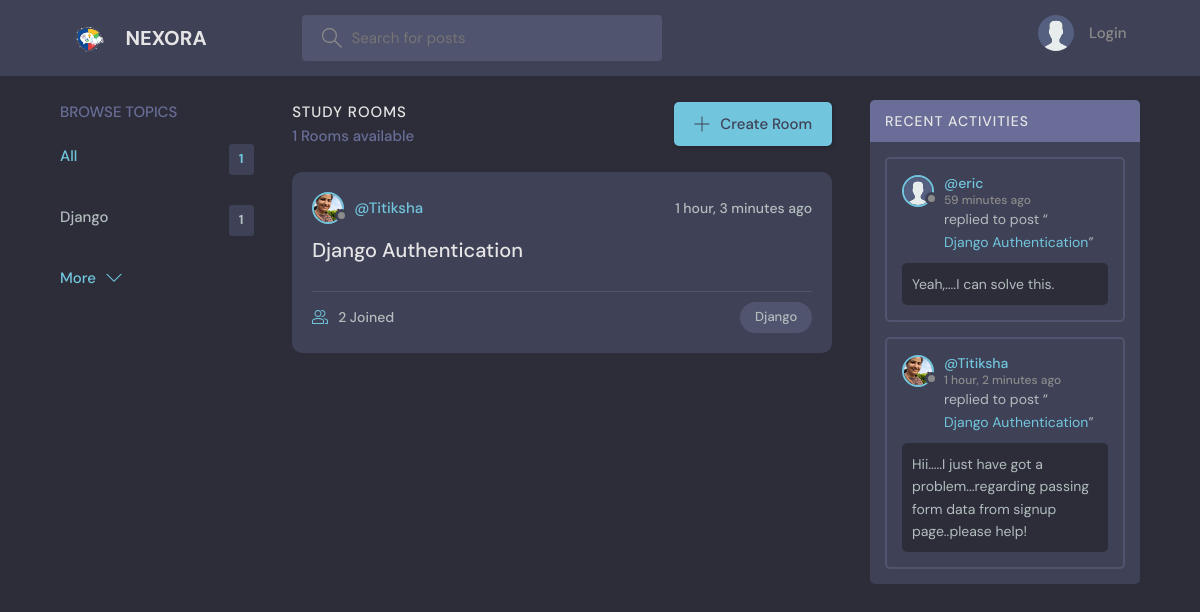
The page / on the database its author committed.
### base/models.py (models this page shows, shortened)
class Topic(models.Model):
    name = models.CharField(max_length=200)

class Room(models.Model):
    host = models.ForeignKey(User, on_delete=models.SET_NULL, null=True)
    topic = models.ForeignKey(Topic, on_delete=models.SET_NULL, null=True)
    name = models.CharField(max_length=200)
    description = models.TextField(null=True, blank=True)
    participants = models.ManyToManyField(
        User, related_name='participants', blank=True)
    updated = models.DateTimeField(auto_now=True)
    created = models.DateTimeField(auto_now_add=True)
    class Meta:
        ordering = ['-updated', '-created']
    def __str__(self):
        return self.name

class User(AbstractUser):
    name = models.CharField(max_length=200, null=True)
    email = models.EmailField(unique=True, null=True)
    bio = models.TextField(null=True)
    avatar = models.ImageField(null=True, default="avatar.svg")
    objects = CustomUserManager()
    USERNAME_FIELD = 'email'
    REQUIRED_FIELDS = ['username']
    username = models.CharField(max_length=150, unique=True, null=True, blank=True)

class Message(models.Model):
    user = models.ForeignKey(User, on_delete=models.CASCADE)
    room = models.ForeignKey(Room, on_delete=models.CASCADE)
    body = models.TextField()
    updated = models.DateTimeField(auto_now=True)
    created = models.DateTimeField(auto_now_add=True)
    class Meta:
        ordering = ['-updated', '-created']

### base/views.py (the view)
# urls.py: path('', views.home, name="home"),
def home(request):
    q = request.GET.get('q') if request.GET.get('q') != None else ''
    rooms = Room.objects.filter(
        Q(topic__name__icontains=q) |
        Q(name__icontains=q) |
        Q(description__icontains=q)
    )
    topics = Topic.objects.all()[0:5]
    room_count = rooms.count()
    room_messages = Message.objects.filter(
        Q(room__topic__name__icontains=q))[0:3]
    context = {'rooms': rooms, 'topics': topics,
               'room_count': room_count, 'room_messages': room_messages}
    return render(request, 'base/home.html', context)

### base/templates/base/home.html (shortened to what this page needs)
{% extends 'main.html' %}
{% block content %}
<main class="layout layout--3">
  <div class="container">
    {% include 'base/topics_component.html' %}
    <div class="roomList">
      <div class="roomList__header">
        <div>
          <h2>Study Rooms</h2>
          <p>{{room_count}} Rooms available</p>
        </div>
        <a class="btn btn--main" href="{% url 'create-room' %}">
          <svg version="1.1" xmlns="http://www.w3.org/2000/svg" width="32" height="32" viewBox="0 0 32 32">
            <title>add</title>
            <path
              d="M16.943 0.943h-1.885v14.115h-14.115v1.885h14.115v14.115h1.885v-14.115h14.115v-1.885h-14.115v-14.115z">
            </path>
          </svg>
          Create Room
        </a>
      </div>
      {% include 'base/feed_component.html' %}
    </div>
    {% include 'base/activity_component.html' %}
  </div>
</main>
{% endblock %}

### base/templates/base/topics_component.html
<div class="topics">
    <div class="topics__header">
        <h2>Browse Topics</h2>
    </div>
    <ul class="topics__list">
        <li>
            <a href="{% url 'home' %}" class="active">All <span>{{topics.count}}</span></a>
        </li>
        {% for topic in topics %}
        <li>
            <a href="{% url 'home' %}?q={{topic.name}}">{{topic.name}}<span>{{topic.room_set.all.count}}</span></a>
        </li>
        {% endfor %}
    </ul>
    <a class="btn btn--link" href="{% url 'topics' %}">
        More
        <svg version="1.1" xmlns="http://www.w3.org/2000/svg" width="32" height="32" viewBox="0 0 32 32">
            <title>chevron-down</title>
            <path d="M16 21l-13-13h-3l16 16 16-16h-3l-13 13z"></path>
        </svg>
    </a>
</div>

### base/templates/base/feed_component.html (shortened to what this page needs)
{% for room in rooms %}
<div class="roomListRoom">
    <div class="roomListRoom__header">
        <a href="{% url 'user-profile' room.host.id %}" class="roomListRoom__author">
            <div class="avatar avatar--small">
                <img src="{{room.host.avatar.url}}" />
            </div>
            <span>@{{room.host.username}}</span>
        </a>
        <div class="roomListRoom__actions">
            <span>{{room.created|timesince}} ago</span>
        </div>
    </div>
    <div class="roomListRoom__content">
        <a href="{% url 'room' room.id %}">{{room.name}}</a>
    </div>
    <div class="roomListRoom__meta">
        <a href="{% url 'room' room.id %}" class="roomListRoom__joined">
            {{room.participants.all.count}} Joined
        </a>
        <p class="roomListRoom__topic">{{room.topic.name}}</p>
    </div>
</div>
{% endfor %}

### base/templates/base/activity_component.html (shortened to what this page needs)
<div class="activities">
    <div class="activities__header">
        <h2>Recent Activities</h2>
    </div>
    {% for message in room_messages %}
    <div class="activities__box">
        <div class="activities__boxHeader roomListRoom__header">
            <a href="{% url 'user-profile' message.user.id %}" class="roomListRoom__author">
                <div class="avatar avatar--small">
                    <img src="{{message.user.avatar.url}}" />
                </div>
                <p>
                    @{{message.user.username}}
                    <span>{{message.created|timesince}} ago</span>
                </p>
            </a>
        </div>
        <div class="activities__boxContent">
            <p>replied to post “<a href="{% url 'room' message.room.id %}">{{message.room}}</a>”</p>
            <div class="activities__boxRoomContent">{{message.body}}</div>
        </div>
    </div>
    {% endfor %}
</div>

### rows shown on the page
Topic: name "Django", room_set.all.count "1"
Room: host.avatar (picture), host.username "Titiksha", created "1 hour, 3 minutes", name "Django Authentication", participants.all.count "2", topic.name "Django"
Message: user.avatar (placeholder picture), user.username "eric", created "59 minutes", room "Django Authentication", body "Yeah,....I can solve this."
Message: user.avatar (picture), user.username "Titiksha", created "1 hour, 2 minutes", room "Django Authentication", body "Hii.....I just have got a problem...regarding passing form data from signup page..please help!"

### other values the page prints
{{ topics.count }} "1"
{{ room_count }} "1"
